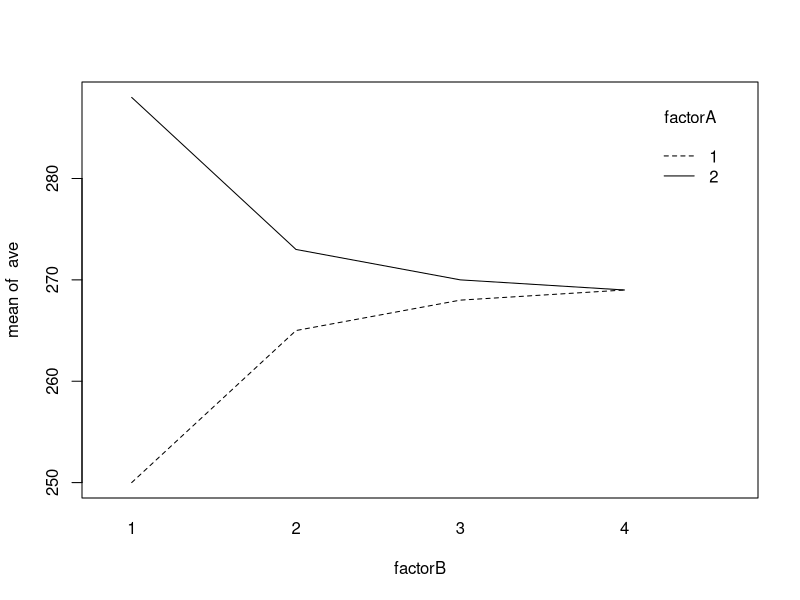

This chart was generated by the following R code: (Note: this script raises an error after producing the figure.)
setwd("E:/UCDavis-Courses/2018Winter-UCDavis/STA 207 - Stat Method in Research/HW")
## this is the working directory in your computer
#19.5
mydata = read.csv('19-5.csv',header = F)
names(mydata) = c("ave","factorA","factorB")
mydata$factorA = factor(mydata$factorA)
mydata$factorB = factor(mydata$factorB)

ave_b <- with(mydata, tapply(ave, factorB, mean))
ave_a <- with(mydata, tapply(ave, factorA, mean))
View(mydata)

#ave_b = ave()
#19.5-(b)
#check whether interaction is important or not
with(mydata,interaction.plot(factorB, factorA, ave))
#a simple transformation
mydata$log_ave = log(mydata$ave)
mydata$log_A = log(mydata$factorA)
mydata$log_B = log(mydata$factorB)
View(mydata)
with(mydata,interaction.plot(factorB, factorA, log_ave))
mydata$square_root_ave = mydata$ave^(0.5)
mydata$square_root_A = mydata$factorA^(0.5)
mydata$square_root_B = mydata$factorB^(0.5)